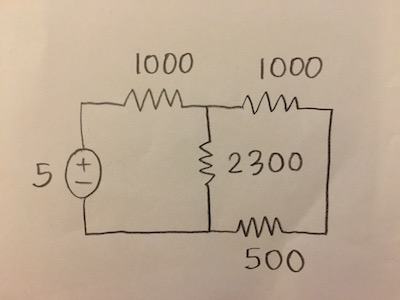
#> input picture Find Numbers/circuit13.jpg, 400 x 300 px
$ python ocr_train.py   (Python 2 division)   (older library calls are emulated)
#> lines starting #> are read from the running program, lines starting #| are printed output that depends on the picture; after the words box and inside, x2 and y2 are one past the last pixel; in counts of white or black regions, pixels touching at a corner belong together
# This one trains the digits by contours, works great!!

import sys

import numpy as np
import cv2

im = cv2.imread('circuit13.jpg')
#> im is the input picture: shape (300, 400, 3); mean B, G, R 148.3, 169.4, 188.1
print 'circuit13'
im3 = im.copy()

gray = cv2.cvtColor(im,cv2.COLOR_BGR2GRAY)
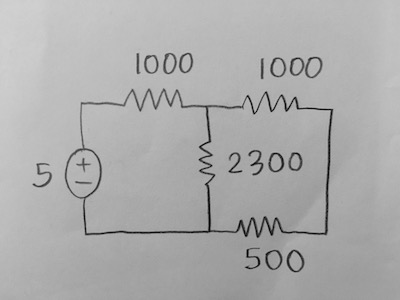
#> gray: shape (300, 400); min 2, max 210, mean 172.6
blur = cv2.GaussianBlur(gray,(5,5),0)
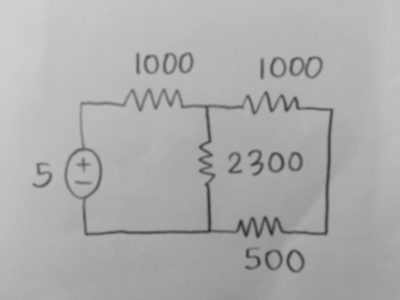
#> blur: shape (300, 400); min 47, max 208, mean 172.6
thresh = cv2.adaptiveThreshold(blur,255,1,1,11,2)
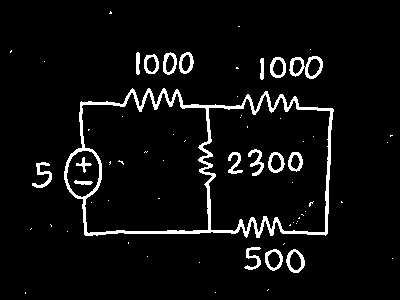
#> thresh: shape (300, 400); 5.5% white; 65 white regions (47 under 20 px)

#################      Now finding Contours         ###################

image, contours, hierarchy = cv2.findContours(thresh,cv2.RETR_LIST,cv2.CHAIN_APPROX_SIMPLE)
#> contours = 78 contours, 47 with area under 20; largest, box (x1, y1, x2, y2) and area: (64, 88, 334, 238) 33113, (81, 92, 213, 234) 14938, (202, 94, 331, 233) 14270, (66, 150, 100, 198) 1191, (289, 56, 323, 79) 502

samples =  np.empty((0,100))
responses = []
keys = [i for i in range(48,58)]

for cnt in contours:
    if cv2.contourArea(cnt)>15:
        [x,y,w,h] = cv2.boundingRect(cnt)

        if  h>15 and w<25:
            cv2.rectangle(im,(x,y),(x+w,y+h),(0,0,255),2)
            roi = thresh[y:y+h,x:x+w]
            roismall = cv2.resize(roi,(10,10))
            cv2.namedWindow("c13", cv2.WINDOW_NORMAL)
            cv2.imshow('c13',im)
            key = cv2.waitKey(0)

            if key == 27:  # (escape to quit)
                sys.exit()
#> (the program exits here)
